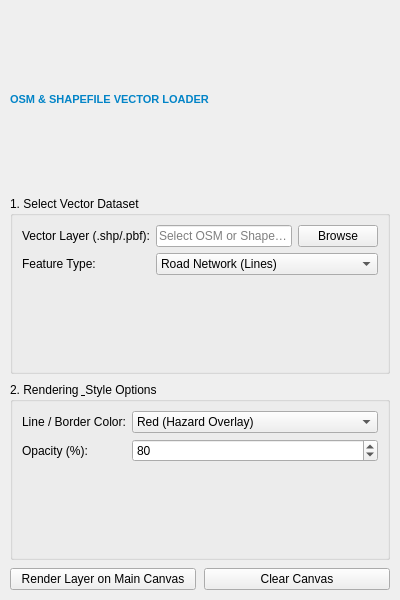
<?xml version="1.0" encoding="UTF-8"?>
<ui version="4.0">
 <class>OSMLoaderForm</class>
 <widget class="QWidget" name="OSMLoaderForm">
  <property name="geometry"><rect><x>0</x><y>0</y><width>380</width><height>600</height></rect></property>
  <layout class="QVBoxLayout" name="mainLayout">
   <property name="spacing"><number>8</number></property>
   <property name="leftMargin"><number>10</number></property>
   <property name="topMargin"><number>10</number></property>
   <property name="rightMargin"><number>10</number></property>
   <property name="bottomMargin"><number>10</number></property>
   <item>
    <widget class="QLabel" name="lblTitle">
     <property name="text"><string>OSM &amp; SHAPEFILE VECTOR LOADER</string></property>
     <property name="styleSheet"><string>font-size: 11px; font-weight: bold; color: #0284C7;</string></property>
    </widget>
   </item>
   <item>
    <widget class="QGroupBox" name="grpInputs">
     <property name="title"><string>1. Select Vector Dataset</string></property>
     <layout class="QFormLayout">
      <item row="0" column="0"><widget class="QLabel"><property name="text"><string>Vector Layer (.shp/.pbf):</string></property></widget></item>
      <item row="0" column="1">
       <layout class="QHBoxLayout">
        <item><widget class="QLineEdit" name="txtVectorPath"><property name="placeholderText"><string>Select OSM or Shapefile...</string></property></widget></item>
        <item><widget class="QPushButton" name="btnBrowseVector"><property name="text"><string>Browse</string></property></widget></item>
       </layout>
      </item>
      <item row="1" column="0"><widget class="QLabel"><property name="text"><string>Feature Type:</string></property></widget></item>
      <item row="1" column="1">
       <widget class="QComboBox" name="cmbFeatureType">
        <item><property name="text"><string>Road Network (Lines)</string></property></item>
        <item><property name="text"><string>Building Footprints (Polygons)</string></property></item>
        <item><property name="text"><string>Administrative Boundaries</string></property></item>
        <item><property name="text"><string>POIs / Critical Infrastructure (Points)</string></property></item>
       </widget>
      </item>
     </layout>
    </widget>
   </item>
   <item>
    <widget class="QGroupBox" name="grpStyling">
     <property name="title"><string>2. Rendering &amp; Style Options</string></property>
     <layout class="QFormLayout">
      <item row="0" column="0"><widget class="QLabel"><property name="text"><string>Line / Border Color:</string></property></widget></item>
      <item row="0" column="1">
       <widget class="QComboBox" name="cmbColor">
        <item><property name="text"><string>Red (Hazard Overlay)</string></property></item>
        <item><property name="text"><string>Blue (Hydrology/Water)</string></property></item>
        <item><property name="text"><string>Green (Safe Area/Parks)</string></property></item>
        <item><property name="text"><string>Black (Road Network)</string></property></item>
       </widget>
      </item>
      <item row="1" column="0"><widget class="QLabel"><property name="text"><string>Opacity (%):</string></property></widget></item>
      <item row="1" column="1"><widget class="QSpinBox" name="spnOpacity"><property name="maximum"><number>100</number></property><property name="value"><number>80</number></property></widget></item>
     </layout>
    </widget>
   </item>
   <item>
    <layout class="QHBoxLayout" name="btnLayout">
     <item><widget class="QPushButton" name="btnLoadMap"><property name="text"><string>Render Layer on Main Canvas</string></property></widget></item>
     <item><widget class="QPushButton" name="btnClearMap"><property name="text"><string>Clear Canvas</string></property></widget></item>
    </layout>
   </item>
  </layout>
 </widget>
</ui>
